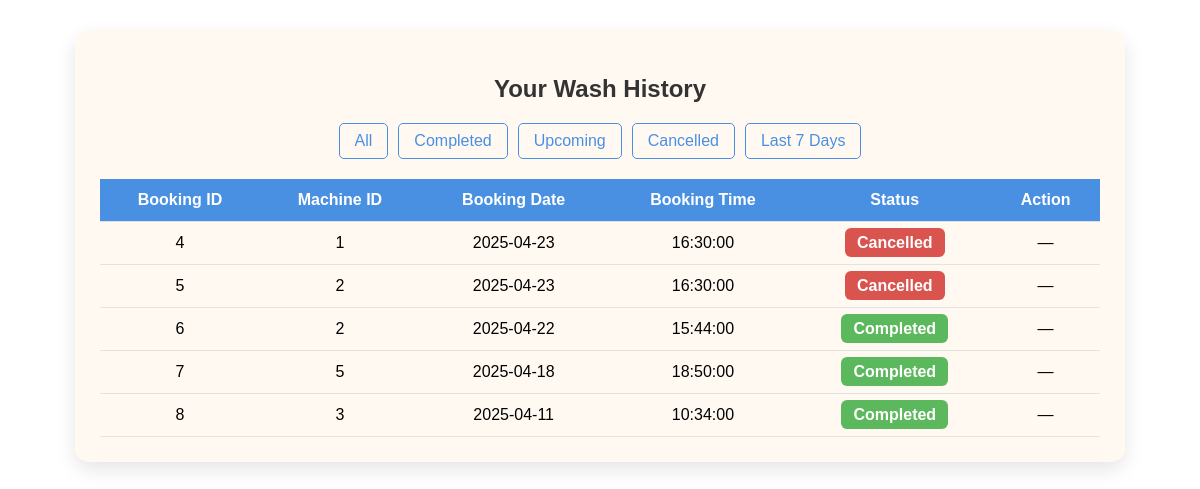
The page /booking_history.php (signed in) on the database its author committed.
### tables this page shows
CREATE TABLE `bookings` (
  `id` int(11) NOT NULL,
  `user_regno` varchar(20) NOT NULL,
  `machine_id` int(11) NOT NULL,
  `booking_date` date NOT NULL,
  `booking_time` time NOT NULL,
  `status` enum('booked','in_use','completed','cancelled') DEFAULT 'booked',
  `created_at` timestamp NOT NULL DEFAULT current_timestamp()
);

### booking_history.php (the view, shortened to what this page needs)
<?php
include('db.php');
$regno = $_SESSION['regno'];
$filter = $_GET['filter'] ?? 'all';
$filter_sql = "";
$stmt = $conn->prepare("SELECT * FROM bookings WHERE user_regno=? $filter_sql ORDER BY booking_date DESC");
$stmt->bind_param("s", $regno);
$stmt->execute();
$result = $stmt->get_result();
?>
<!DOCTYPE html>
<html lang="en">
<head>
</head>
<body>
<div class="container">
    <h2>Your Wash History</h2>
    <div class="filters">
        <a href="booking_history.php" class="<?= $filter === 'all' ? 'active' : '' ?>">All</a>
        <a href="?filter=completed" class="<?= $filter === 'completed' ? 'active' : '' ?>">Completed</a>
        <a href="?filter=upcoming" class="<?= $filter === 'upcoming' ? 'active' : '' ?>">Upcoming</a>
        <a href="?filter=cancelled" class="<?= $filter === 'cancelled' ? 'active' : '' ?>">Cancelled</a>
        <a href="?filter=last7" class="<?= $filter === 'last7' ? 'active' : '' ?>">Last 7 Days</a>
    </div>
    <table>
        <tr>
            <th>Booking ID</th>
            <th>Machine ID</th>
            <th>Booking Date</th>
            <th>Booking Time</th>
            <th>Status</th>
            <th>Action</th>
        </tr>
        <?php if ($result->num_rows > 0): ?>
            <?php while ($row = $result->fetch_assoc()): ?>
                <tr>
                    <td><?= htmlspecialchars($row['id']) ?></td>
                    <td><?= htmlspecialchars($row['machine_id']) ?></td>
                    <td><?= htmlspecialchars($row['booking_date']) ?></td>
                    <td><?= htmlspecialchars($row['booking_time']) ?></td>
                    <td><span class="status <?= $row['status'] ?>"><?= ucfirst($row['status']) ?></span></td>
                    <td>
                        <?php if (in_array($row['status'], ['booked', 'in_use'])): ?>
                            <a href="?cancel=<?= $row['id'] ?>" onclick="return confirm('Cancel this booking?');">
                                <button class="cancel-btn">Cancel</button>
                            </a>
                        <?php else: ?>
                            —
                        <?php endif; ?>
                    </td>
                </tr>
            <?php endwhile; ?>
        <?php else: ?>
            <tr><td colspan="6">No bookings found.</td></tr>
        <?php endif; ?>
    </table>
</div>
</body>
</html>

### booking_history.php (style rules this page uses)
body { font-family: 'Poppins', sans-serif; background: url('images/bg.png') no-repeat center center/cover; background-size: cover; background-attachment: fixed; background-repeat: no-repeat; background-position: center center; padding: 30px; margin: 0; }
.container { max-width: 1000px; margin: auto; background: rgba(255, 248, 240, 0.85); padding: 25px; border-radius: 15px; box-shadow: 0 8px 20px rgba(0, 0, 0, 0.1); }
h2 { text-align: center; margin-bottom: 20px; color: #333; }
.filters { display: flex; justify-content: center; gap: 10px; margin-bottom: 20px; }
.filters a { padding: 8px 15px; border: 1px solid #4a90e2; border-radius: 5px; color: #4a90e2; text-decoration: none; font-weight: 500; transition: 0.3s; }
table { width: 100%; border-collapse: collapse; margin-top: 15px; }
th, td { padding: 12px; text-align: center; border-bottom: 1px solid #e2e2e2; }
th { background-color: #4a90e2; color: white; }
.status { padding: 6px 12px; border-radius: 6px; font-weight: bold; color: white; }
.completed { background-color: #5cb85c; }
.cancelled { background-color: #d9534f; }

### rows shown on the page
bookings: id "4", machine "1", booking_date "2025-04-23", booking_time "16:30:00", status "Cancelled"
bookings: id "5", machine "2", booking_date "2025-04-23", booking_time "16:30:00", status "Cancelled"
bookings: id "6", machine "2", booking_date "2025-04-22", booking_time "15:44:00", status "Completed"
bookings: id "7", machine "5", booking_date "2025-04-18", booking_time "18:50:00", status "Completed"
bookings: id "8", machine "3", booking_date "2025-04-11", booking_time "10:34:00", status "Completed"
